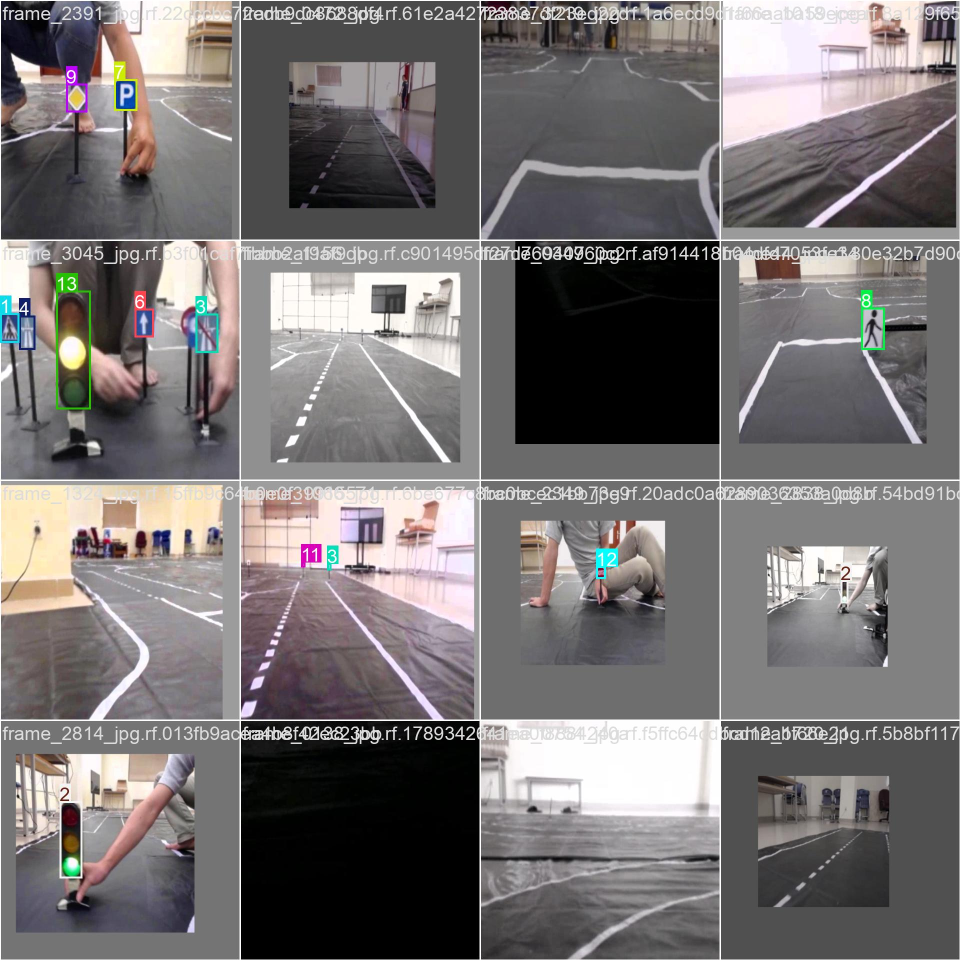
#> input picture object_detection/runs/detect/train3/train_batch0.jpg, 1920 x 1920 px, given in place of test.avi, which was not available (shown at 1/2 size)
$ python line_detection_bin.py
#> lines starting #> are read from the running program, lines starting #| are printed output that depends on the picture; pictures that were not available may be replaced by others from this repository, and a replacement may not be noted
import numpy as np

def non_max_suppression(lines, threshold):
    """
    Perform non maximum suppression on a list of lines.
    """
    lines = np.array(lines)
    if len(lines) == 0:
        return lines

    # Compute the angle of each line
    angles = np.arctan2(lines[:, 3] - lines[:, 1], lines[:, 2] - lines[:, 0])

    # Sort lines by angle
    sorted_lines = lines[np.argsort(angles)]

    # Initialize the list of picked lines
    picked_lines = []

    # Perform non maximum suppression
    for i in range(len(sorted_lines)):
        if i == 0:
            picked_lines.append(sorted_lines[i])
            continue

        # Compute the angle difference between the current line and the last picked line
        angle_diff = np.abs(np.arctan2(sorted_lines[i][3] - picked_lines[-1][1], sorted_lines[i][2] - picked_lines[-1][0]))

        # If the angle difference is greater than the threshold, add the line to the list of picked lines
        if angle_diff > threshold:
            picked_lines.append(sorted_lines[i])

    return np.array(picked_lines)

import cv2
from tqdm import tqdm
def bird_eye_view(image):
    IMAGE_H,IMAGE_W = image.shape[:2]

    src = np.float32([[150, IMAGE_H], [1500, IMAGE_H], [600, 650], [1150, 650]])
    dst = np.float32([[600, IMAGE_H], [1150, IMAGE_H], [600, 650], [1150, 650]])
    M = cv2.getPerspectiveTransform(src, dst) # The transformation matrix
    Minv = cv2.getPerspectiveTransform(dst, src) # Inverse transformation

    # img = cv2.imread('./test_img.jpg') # Read the test img
    # img = img[450:(450+IMAGE_H), 0:IMAGE_W] # Apply np slicing for ROI crop

    warped_img = cv2.warpPerspective(image, M, (IMAGE_W, IMAGE_H)) # Image warping

    return warped_img
def get_angle(lines):
    """
    Compute angle of vertical lines.
    """
    # horizontal_threshold = 50
    # horizontal_lines = [line for line in lines if abs(line[0][0] - line[0][2])>horizontal_threshold]
    vertical_threshold = 50
    if lines is None:
        return 0
    vertical_lines = [line for line in lines if abs(line[1] - line[3])>vertical_threshold]
    if len(vertical_lines) == 0:
        return 0
    res = 0
    for line in vertical_lines:
        x1, y1, x2, y2 = line
        #get alpha angle
        alpha=abs(np.arctan2(y2-y1, x2-x1))
        res+=alpha/np.pi*180

    res = res/len(vertical_lines)
    return res
def detect_lanes(image):
    global total_lines
    # Convert to grayscale
    image = bird_eye_view(image)
    gray = cv2.cvtColor(image, cv2.COLOR_BGR2GRAY)
    # gray = bird_eye_view(gray)
    median = gray.copy()
    # Apply Gaussian blur to reduce noise
    blurred = cv2.GaussianBlur(median, (5, 5), 0)

    # min max normalization
    norm_img = (blurred - blurred.min()) / (blurred.max() - blurred.min()) * 255

    # Put all intensity into 10 bins
    num_bin = 10
    bins = np.linspace(0, 255, num_bin)
    digitized = np.digitize(norm_img, bins) - 1

    # Make pixels in all bins except the last one black
    gray[digitized < num_bin-2] = 0
    binned = gray.copy()
    binned = binned.astype(np.uint8)
    # Perform Canny edge detection
    edges = cv2.Canny(binned, 50, 150)

    # Define region of interest
    height, width = edges.shape
    mask = np.zeros_like(edges)
    polygon = np.array([[(0, height), (width, height), (width, height // 2),(width // 2,0),(0,height//2)]], np.int32)
    cv2.fillPoly(mask, polygon, 255)
    masked_edges = cv2.bitwise_and(edges, mask)
    # Apply Hough transform
    lines = cv2.HoughLinesP(masked_edges, 1, np.pi/180, 50, minLineLength=10, maxLineGap=10)

    # non maximum suppression
    if lines is not None:
        lines = np.array(lines).reshape(-1, 4)
        lines = non_max_suppression(lines, 0.1)

    # Classify lines as dashed or continuous
    if lines is not None:
        total_lines += len(lines)
        for line in lines:
            x1, y1, x2, y2 = line
            line_length = np.sqrt((x2 - x1)**2 + (y2 - y1)**2)

            if line_length < 100:
                cv2.line(image, (x1, y1), (x2, y2), (0, 0, 255), 2)  # Red
            else:
                cv2.line(image, (x1, y1), (x2, y2), (0, 255, 0), 2)  # Green

    return image, get_angle(lines)

total_lines = 0
# Open the video file
vid_name = 'test'
video_path = f"./Records/{vid_name}.avi"  # Replace with your video file path
cap = cv2.VideoCapture(video_path)
print(video_path)
if not cap.isOpened():
    print("Error opening video file")
    exit()

# Get the video properties
fps = cap.get(cv2.CAP_PROP_FPS)
width = int(cap.get(cv2.CAP_PROP_FRAME_WIDTH))
height = int(cap.get(cv2.CAP_PROP_FRAME_HEIGHT))

# Create a VideoWriter object
fourcc = cv2.VideoWriter_fourcc(*'mp4v')
out = cv2.VideoWriter(f'./output/{vid_name}.mp4', fourcc, fps, (width, height))

# Get the total number of frames in the video
total_frames = int(cap.get(cv2.CAP_PROP_FRAME_COUNT))

# Process each frame with a progress bar
result = []
for _ in tqdm(range(total_frames), desc="Processing frames"):
    ret, frame = cap.read()
    if not ret:
        break

    # Process the frame to detect lanes
    processed_frame,angle = detect_lanes(frame)
    out.write(processed_frame)
#> this loop made 1 pass
#> (total_lines in detect_lanes, angle) on pass 1: (370, 77.61)
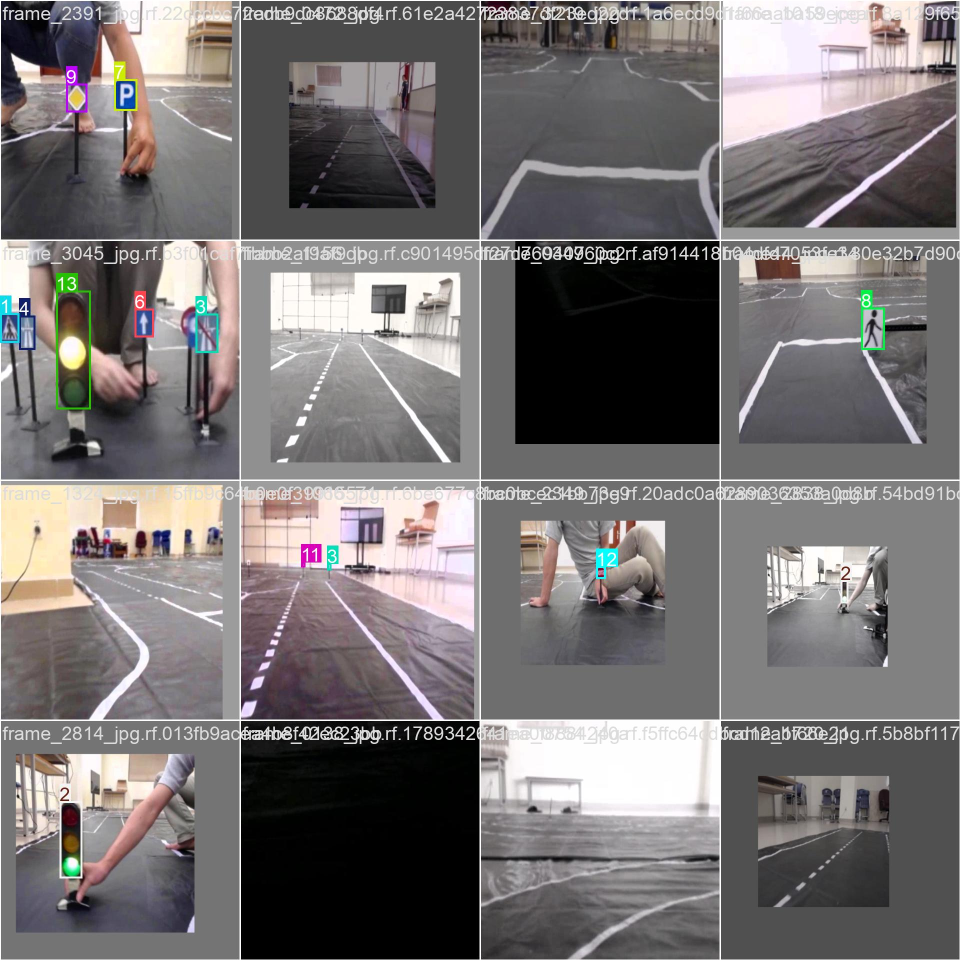
#> input picture object_detection/runs/detect/train3/train_batch0.jpg, 1920 x 1920 px, given in place of test.avi, which was not available (shown at 1/2 size)
#> pass 1, in bird_eye_view, `warped_img = cv2.warpPerspective(image, M, (IMAGE_W, IMAGE_H))`:
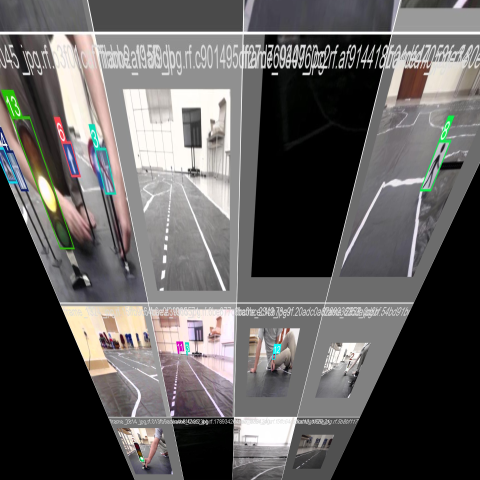
#> warped_img: shape (1920, 1920, 3) (shown at 1/4 size); mean B, G, R 93.8, 94.6, 96.7
#> pass 1, in detect_lanes, `gray = cv2.cvtColor(image, cv2.COLOR_BGR2GRAY)`:
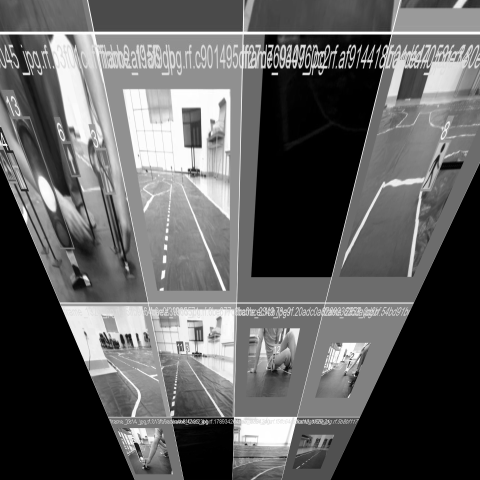
#> gray: shape (1920, 1920) (shown at 1/4 size); min 0, max 255, mean 95.1
#> frame is the input picture: shape (1920, 1920, 3); mean B, G, R 115.2, 115, 119
#> after the loop:
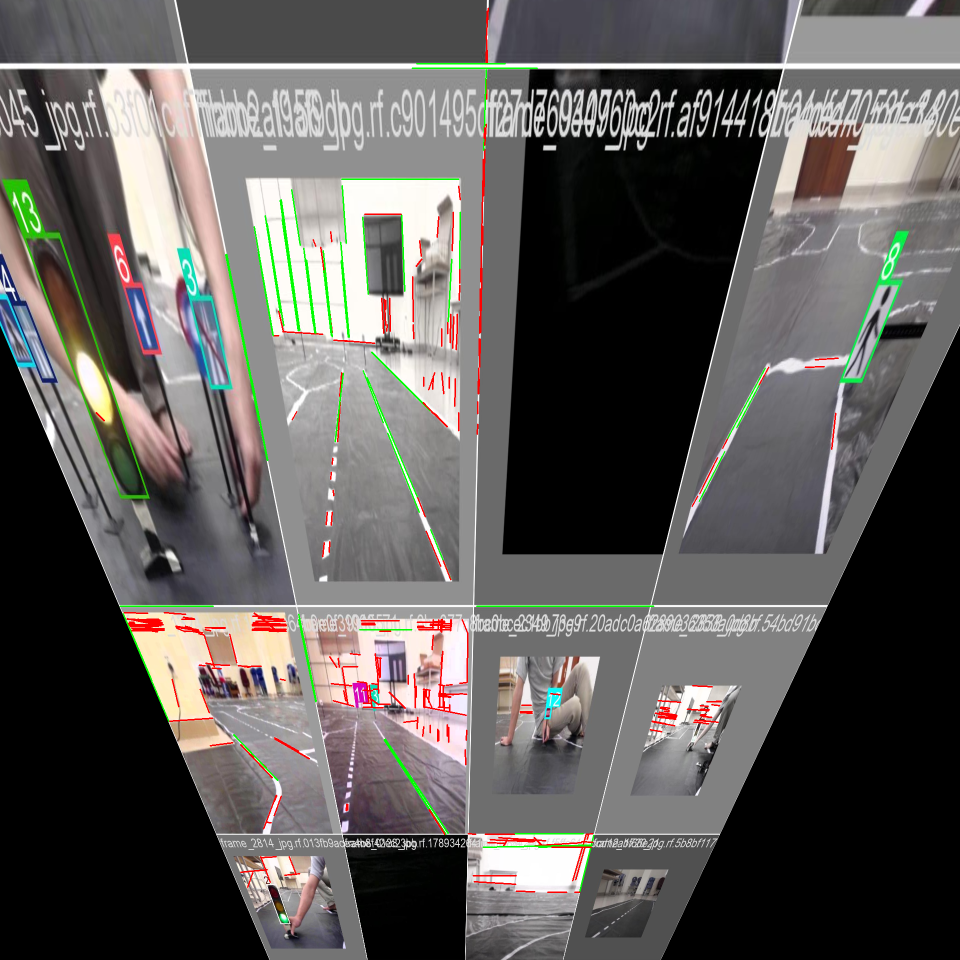
#> processed_frame: shape (1920, 1920, 3) (shown at 1/2 size); mean B, G, R 90.6, 92.9, 95.4
# Release `the video capture and writer objects
print("Average lines detected:", total_lines//total_frames)
#| Average lines detected: 370
print()
cap.release()
out.release()

$ run again, on object_detection/runs/detect/train3/train_batch1.jpg
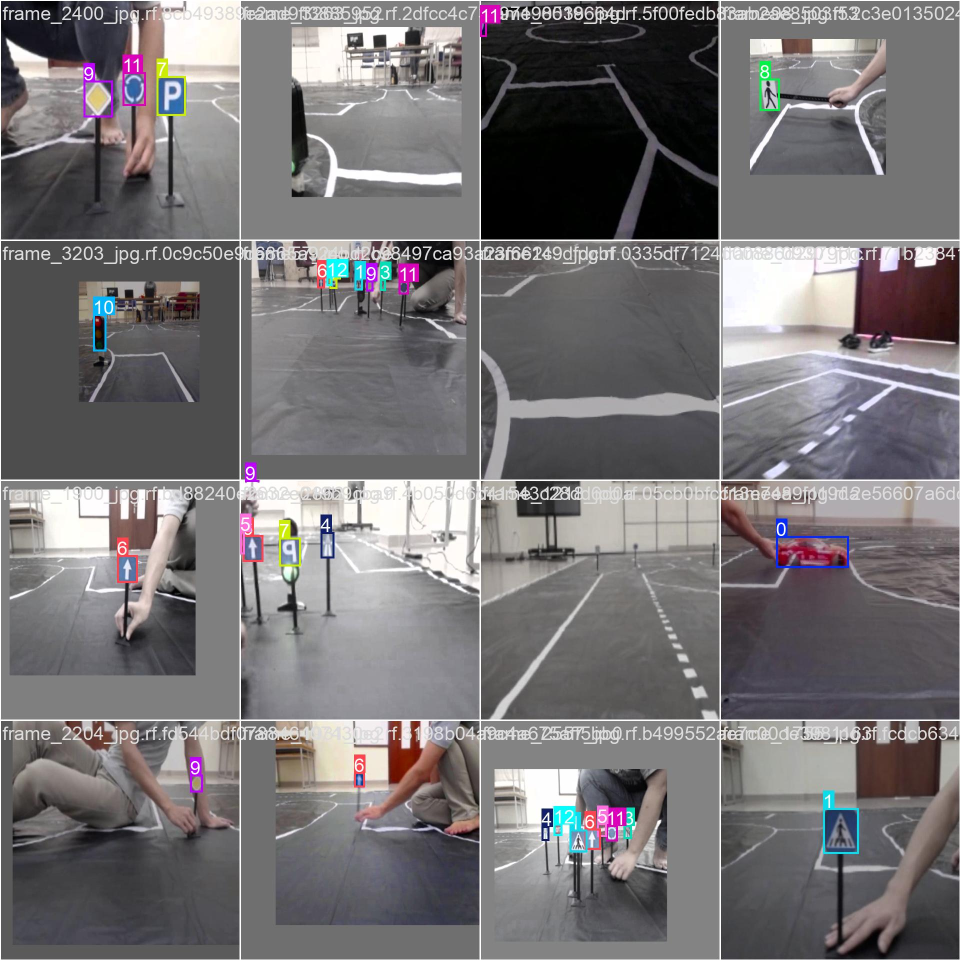
#> input picture object_detection/runs/detect/train3/train_batch1.jpg, 1920 x 1920 px, given in place of test.avi, which was not available (shown at 1/2 size)
#> the loop `for _ in tqdm(range(total_frames), desc="Processing frames"):` made 1 pass
#> (total_lines in detect_lanes, angle) on pass 1: (231, 69.75)
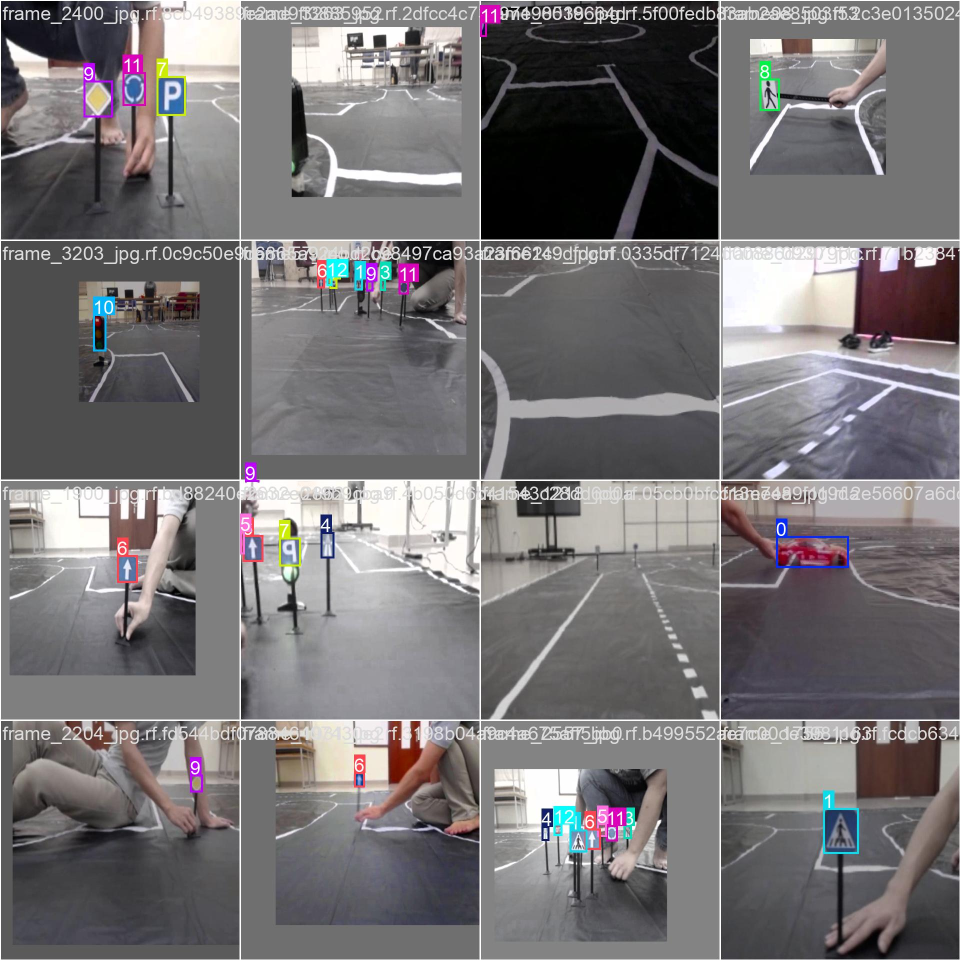
#> input picture object_detection/runs/detect/train3/train_batch1.jpg, 1920 x 1920 px, given in place of test.avi, which was not available (shown at 1/2 size)
#> pass 1, in detect_lanes, `gray = cv2.cvtColor(image, cv2.COLOR_BGR2GRAY)`:
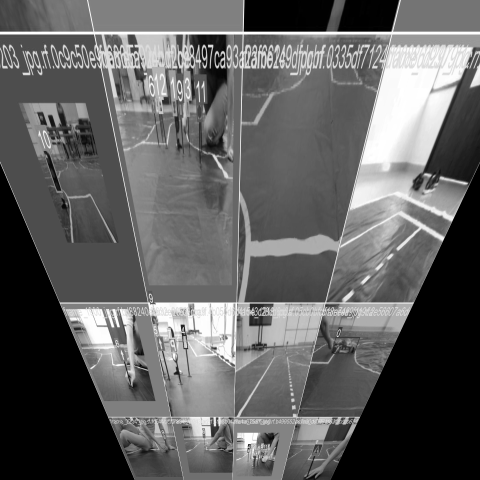
#> gray: shape (1920, 1920) (shown at 1/4 size); min 0, max 255, mean 96.4
#> frame is the input picture: shape (1920, 1920, 3); mean B, G, R 116.8, 114.9, 117.8
#> after the loop `for _ in tqdm(range(total_frames), desc="Processing frames"):`:
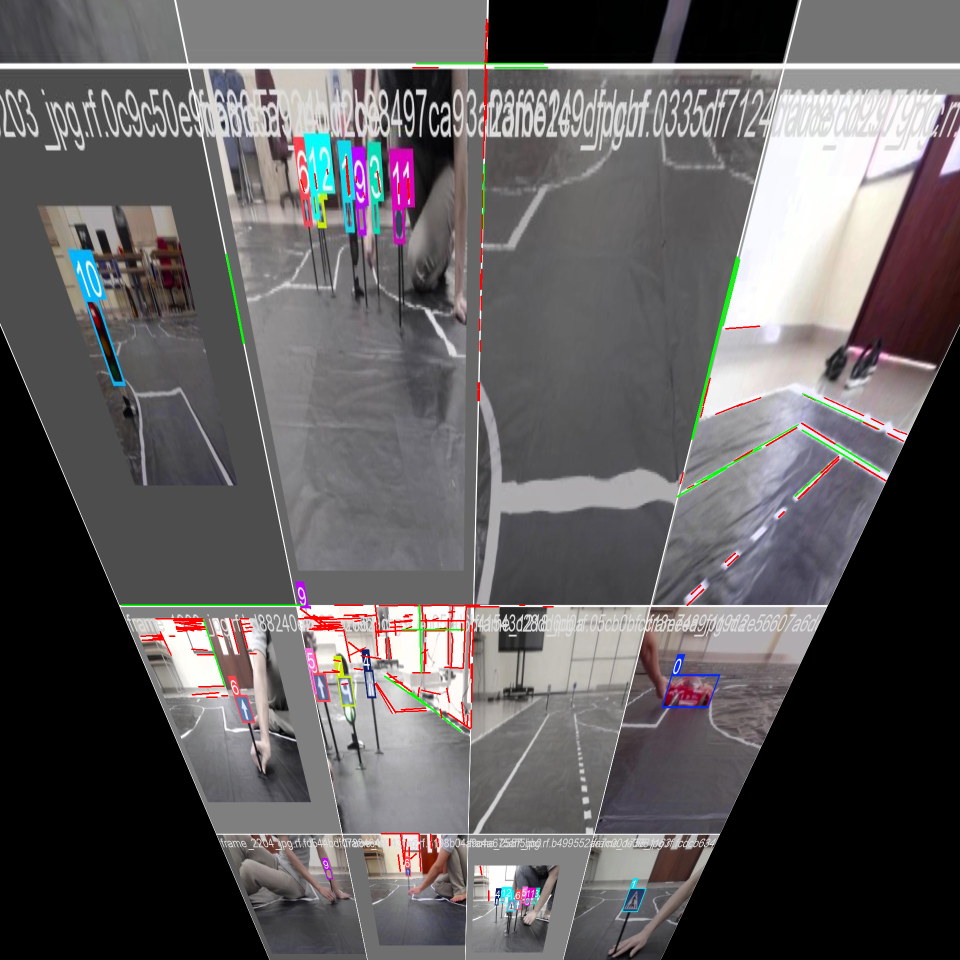
#> processed_frame: shape (1920, 1920, 3) (shown at 1/2 size); mean B, G, R 95.5, 94.4, 97.3
#| Average lines detected: 231
